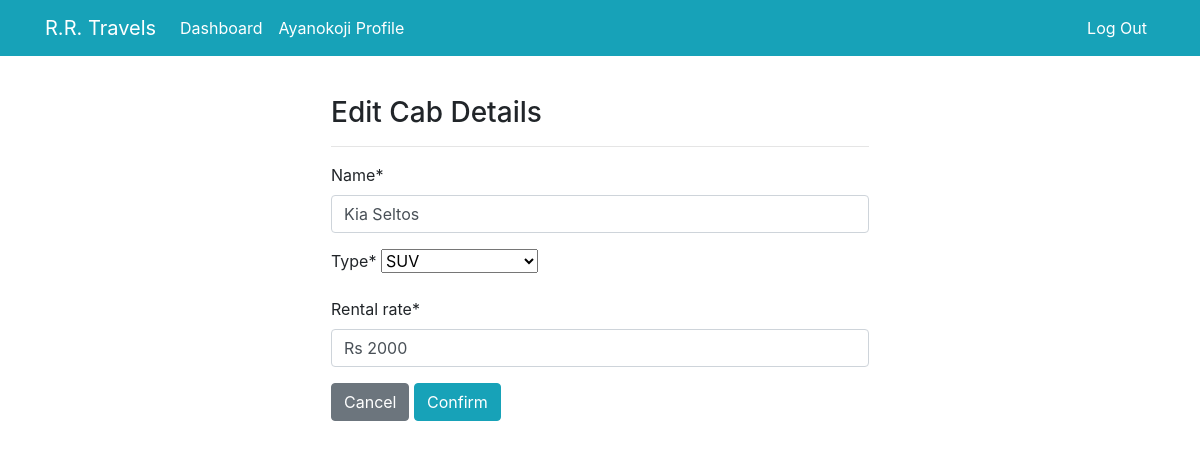
The app's page /cars/edit/1/ (signed in), older data.
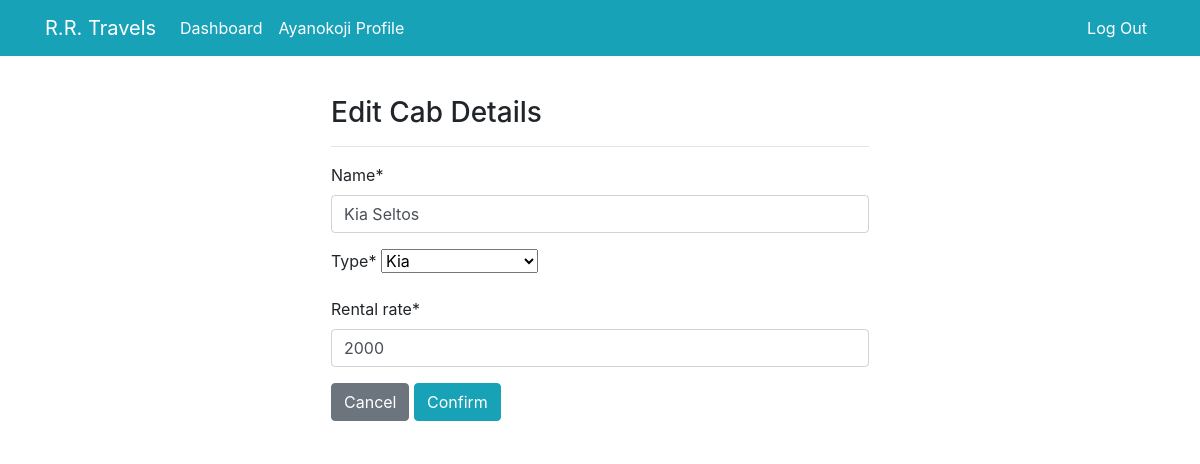
The same page, newer data.
### dashboard/models.py (models this page shows, shortened)
class Car(models.Model):
    name = models.CharField(max_length=100, null=True)
    type = models.CharField(max_length=20, choices=CATEGORY, null=True)
    rental_rate = models.CharField(max_length=100, null=True)

### dashboard/views.py (the view)
# urls.py: path('cars/edit/<int:pk>/', views.cars_edit,
@login_required
def cars_edit(request,pk):
    item = Car.objects.get(id=pk)
    if request.method == 'POST':
        form = CarForm(request.POST,instance = item)
        if form.is_valid():
            form.save()
            return redirect('dashboard-cars')
    else:
        form = CarForm(instance = item)
    context = {
        'form' : form,
    }
    return render(request, 'dashboard/cars_edit.html',context)

### dashboard/forms.py
class CarForm(forms.ModelForm):
    class Meta:
        model = Car
        fields = '__all__'

### templates/dashboard/cars_edit.html (shortened to what this page needs)
{% extends 'partials/base.html' %}
{% load crispy_forms_tags %}
{% block content %}
<div class="row my-4">
    <div class="col-md-6 offset-md-3 p-3 bg-white">
        <h3>Edit Cab Details</h3>
        <hr>
        <form method="post">
            {{ form|crispy }}
            <a class="btn btn-secondary" href="{% url 'dashboard-cars' %}">Cancel</a>
            <input class="btn btn-info" type="submit" value="Confirm">
        </form>
    </div>
</div>
{% endblock %}

Row changes from the older to the newer data that the page shows:
changed Car "Kia Seltos": type "SUV" → "Kia"; rental_rate "Rs 2000" → "2000"
